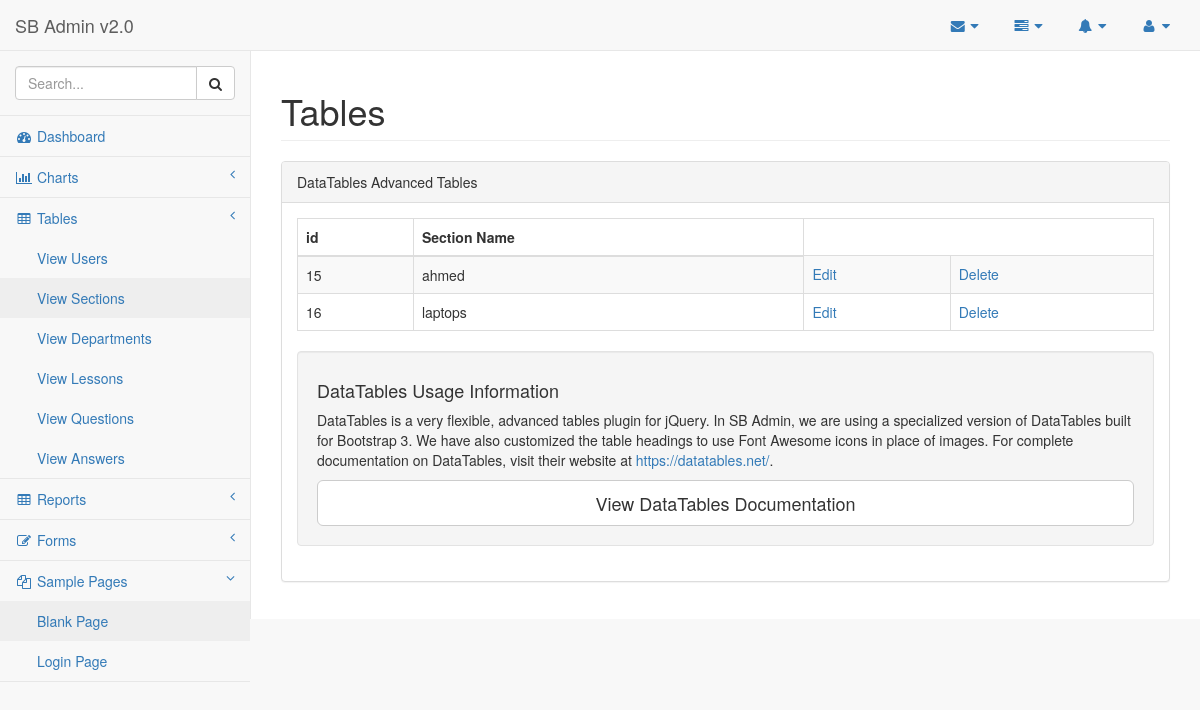
Page /panel/admin_pages/view_sections.php (signed in) on the committed database.
### tables this page shows
CREATE TABLE `sections` (
  `id` int(11) NOT NULL,
  `name` varchar(50) NOT NULL
);

### panel/connection/conn.php (called while the page is built, shortened)
<?php
class connection {
    protected $host = "localhost";
    protected $dbname = "school_managment_system";
    protected $user = "root";
    protected $pass = "1234";
    function __construct() {
        try {
            $this->DBC = new PDO("mysql:host=$this->host;dbname=$this->dbname", $this->user, $this->pass);
        }
        catch (PDOException $e) {
            echo $e->getMessage();
        }
    }
}
?>

### panel/admin_pages/view_sections.php (the view)
<?php
include "blank.php";
function content(){
?>
 <div id="page-wrapper">
            <div class="row">
                <div class="col-lg-12">
                    <h1 class="page-header">Tables</h1>
                </div>
            </div>
            <div class="row">
                <div class="col-lg-12">
                    <div class="panel panel-default">
                        <div class="panel-heading">
                            DataTables Advanced Tables
                        </div>
                        <div class="panel-body">
                            <table width="100%" class="table table-striped table-bordered table-hover" id="dataTables-example">
  <thead>
              <tr> <th>id</th> <th>Section Name</th>   </tr>
          </thead>
          <tbody>
<?php
         $conn=new connection();
         $prepare ='SELECT * FROM sections';
         $stmt= $conn->DBC->prepare($prepare);
         $stmt->execute();
         while($data = $stmt->fetch( PDO::FETCH_ASSOC )){
    ?>
    <tr> <td><?php echo $data['id']; ?></td>  <td><?php echo $data['name']; ?></td>   <td> <a href="edit_section.php?<?php  echo "id=".$data['id']?>"> Edit </a> </td> <td> <a id="delete_section"  uid="<?php echo $data['id'];?>" > Delete </a> </td>
    </tr>
    <?php } ?>
          </tbody>
                            </table>
                            <div class="well">
                                <h4>DataTables Usage Information</h4>
                                <p>DataTables is a very flexible, advanced tables plugin for jQuery. In SB Admin, we are using a specialized version of DataTables built for Bootstrap 3. We have also customized the table headings to use Font Awesome icons in place of images. For complete documentation on DataTables, visit their website at <a target="_blank" href="https://datatables.net/">https://datatables.net/</a>.</p>
                                <a class="btn btn-default btn-lg btn-block" target="_blank" href="https://datatables.net/">View DataTables Documentation</a>
                            </div>
                             </div>
                    </div>
                </div>
            </div>
            </div>
 <?php
}
?>

### rows in the picture
sections: id "15", name "ahmed"
sections: id "16", name "laptops"
